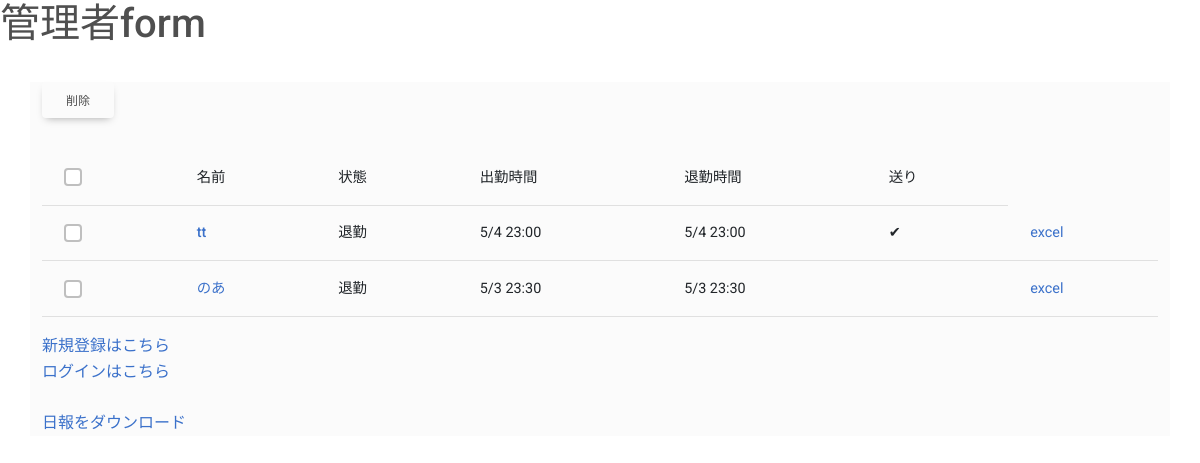
The app's page /adminform (signed in), older data.
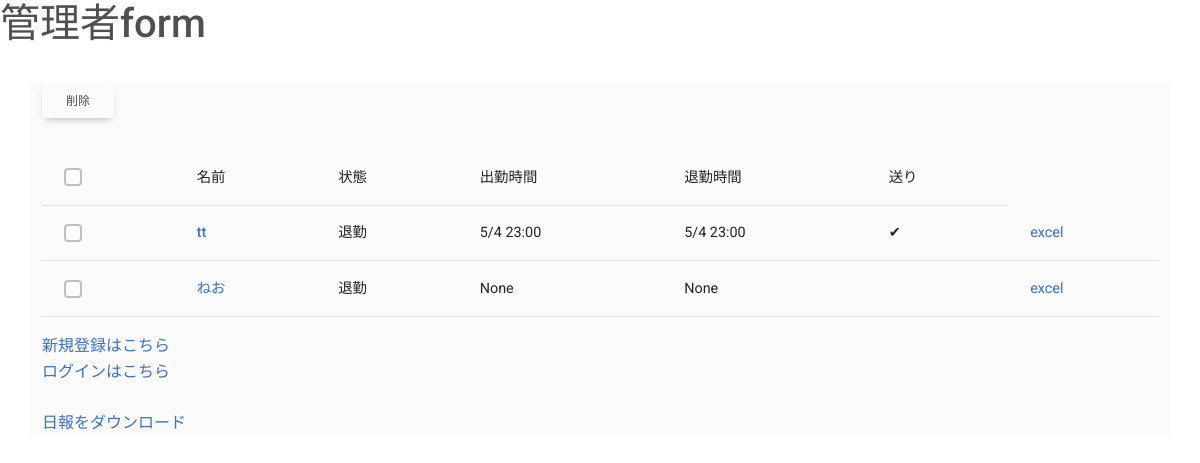
The same page, newer data.
### attendance/models.py (models this page shows, shortened)
class Account(models.Model):
    user = models.OneToOneField(User, on_delete=models.CASCADE)
    is_working = models.BooleanField(default=False)
    start_time = models.DateTimeField(verbose_name="開始時間")
    end_time = models.DateTimeField(verbose_name="終了時間")
    start_overtime = models.CharField(max_length=20, null=True)
    end_overtime = models.CharField(max_length=20, null=True)
    is_sending = models.BooleanField(default=False)

### attendance/views.py (the view, shortened to what this page needs)
# urls.py: path("adminform", views.AdminFrom.as_view(), name="AdminForm"),
class AdminFrom(ListView):
    model = Account
    template_name = "attendance/admin_form.html"
    def get(self, request):
        if not request.user.is_superuser:
            return HttpResponseRedirect(reverse('Login'))
        return super().get(request)

### templates/attendance/admin_form.html (shortened to what this page needs)
{% extends "attendance/DB5_base.html" %}
{% block body %}
<header><h1>管理者form</h1></header>
<br>
<div class="container bg-light"><form action="{% url 'AdminForm' %}" method="post">
  <input type="submit" class=btn btn-primary value="削除">
    <table class="table caption-top">
        <caption></caption>
        <thead>
          <tr>
            <th>
              <label><input class="form-check-input" type="checkbox" id="all"></label>
            </th>
            <th scope="col">名前</th>
            <th scope="col">状態</th>
            <th scope="col">出勤時間</th>
            <th scope="col">退勤時間</th>
            <th scope="col">送り</th>
          </tr>
        </thead>
        <tbody>
        {% for account in object_list %}
            <tr><div>
            {% if not account.user.username == "admin" %}
                <th scope="row">
                  <label><input class="form-check-input" type="checkbox" name="chk" value="{{account.pk}}"></label>
                  </th>
                <th scope="row">
                <a href="{% url 'Edit' pk=account.pk %}">{{account.user}}
                </a>
                </th>
                {% if account.is_working %}<td>出勤</td>
                {% else %}<td>退勤</td>{% endif %}
                <td>{{account.start_overtime}}</td>
                <td>{{account.end_overtime}}</td>
                <td>
                    {% if account.is_sending %}&#10004;{% endif %}
                </td>
                <td>
                    <a href="{% url 'PopExcel' pk=account.pk %}" target="_blank" rel="noreferrer noopener">excel</a>
                </td>
            {% endif %}
            </div>
            </tr>
        {% endfor %}
        </tbody>
      </table>
      <a href="{% url 'Register' %}">新規登録はこちら</a><br>
      <a href="{% url 'Login' %}">ログインはこちら</a><br><br>
      <a href="{% url 'Daily' %}">日報をダウンロード</a>
 </form></div>
{% endblock body %}

### templates/attendance/DB5_base.html (shortened to what this page needs)
{% load static %}
<!DOCTYPE html>
<html lang="ja">
  <head>
    <link
      rel="stylesheet"
      href="https://cdnjs.cloudflare.com/ajax/libs/font-awesome/6.0.0/css/all.min.css"
    />
    <link href="https://cdn.jsdelivr.net/npm/bootstrap@5.3.0-alpha2/dist/css/bootstrap.min.css" rel="stylesheet">
    <link rel="stylesheet" href="{% static 'attendance/MDB5/css/mdb.min.css' %}" />
</head>
  <body>
    {% block body %}
    {% endblock %}
    </body>
</html>

Row changes from the older to the newer data that the page shows:
removed Account: user "のあ", is_working "退勤", start_overtime "5/3 23:30", end_overtime "5/3 23:30"
added Account: user "ねお", is_working "退勤", start_overtime "None", end_overtime "None"
